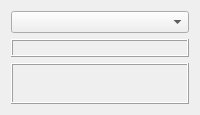
              <widget class="QWidget" name="tab_16">
               <attribute name="title">
                <string>Схема</string>
               </attribute>
               <layout class="QVBoxLayout" name="verticalLayout_19">
                <item>
                 <widget class="QComboBox" name="cmb_schems"/>
                </item>
                <item>
                 <widget class="QLabel" name="lbl_shema">
                  <property name="frameShape">
                   <enum>QFrame::Box</enum>
                  </property>
                  <property name="frameShadow">
                   <enum>QFrame::Raised</enum>
                  </property>
                  <property name="text">
                   <string/>
                  </property>
                 </widget>
                </item>
                <item>
                 <widget class="QLabel" name="lbl_coord">
                  <property name="minimumSize">
                   <size>
                    <width>0</width>
                    <height>41</height>
                   </size>
                  </property>
                  <property name="maximumSize">
                   <size>
                    <width>16777215</width>
                    <height>41</height>
                   </size>
                  </property>
                  <property name="frameShape">
                   <enum>QFrame::Box</enum>
                  </property>
                  <property name="frameShadow">
                   <enum>QFrame::Raised</enum>
                  </property>
                  <property name="text">
                   <string/>
                  </property>
                 </widget>
                </item>
               </layout>
              </widget>
